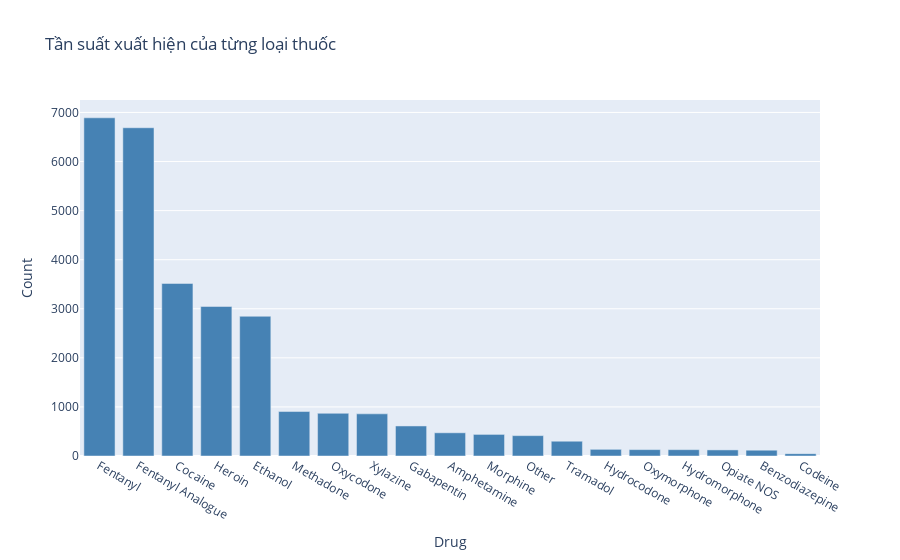

Notebook code cell kept with this figure:
### Markdown cell above
For the column indicating the cause of death, we will examine how many victims were directly related to each type of drug.

### Code cell
# value count for each name of drug in each row

def count_drug_frequency(df, column):
    # Split the column into separate drugs
    df[column] = df[column].str.split(',')

    # Expand the lists into separate rows
    df = df.explode(column)

    # Strip leading/trailing whitespace
    df[column] = df[column].str.strip()

    # Count the frequency of each drug
    drug_counts = df[column].value_counts()

    return drug_counts

drug_counts = count_drug_frequency(DrugDeath_df.copy(), 'Details Cause')

# Chuyển đổi Series thành DataFrame để vẽ biểu đồ
drug_counts_df = drug_counts.reset_index()
drug_counts_df.columns = ['Drug', 'Count']

# Vẽ biểu đồ cột
fig = px.bar(drug_counts_df, x='Drug', y='Count', title='Tần suất xuất hiện của từng loại thuốc', color_discrete_sequence=['steelblue'])
fig.show()

### Figure 1 — Plotly figure (JSON) as saved in the notebook; plotly's stock layout.template omitted (floating-point values rounded to 4 significant figures)
{"data": [{"alignmentgroup": "True", "hovertemplate": "Drug=%{x}<br>Count=%{y}<extra></extra>", "legendgroup": "", "marker": {"color": "steelblue", "pattern": {"shape": ""}}, "name": "", "offsetgroup": "", "orientation": "v", "showlegend": false, "textposition": "auto", "type": "bar", "x": ["Fentanyl", "Fentanyl Analogue", "Cocaine", "Heroin", "Ethanol", "Methadone", "Oxycodone", "Xylazine", "Gabapentin", "Amphetamine", "Morphine", "Other", "Tramadol", "Hydrocodone", "Oxymorphone", "Hydromorphone", "Opiate NOS", "Benzodiazepine", "Codeine"], "xaxis": "x", "y": [6891, 6688, 3516, 3047, 2847, 906, 870, 859, 612, 473, 440, 415, 301, 136, 130, 129, 124, 118, 48], "yaxis": "y"}], "layout": {"barmode": "relative", "legend": {"tracegroupgap": 0}, "title": {"text": "Tần suất xuất hiện của từng loại thuốc"}, "xaxis": {"anchor": "y", "domain": [0, 1], "title": {"text": "Drug"}}, "yaxis": {"anchor": "x", "domain": [0, 1], "title": {"text": "Count"}}}}
